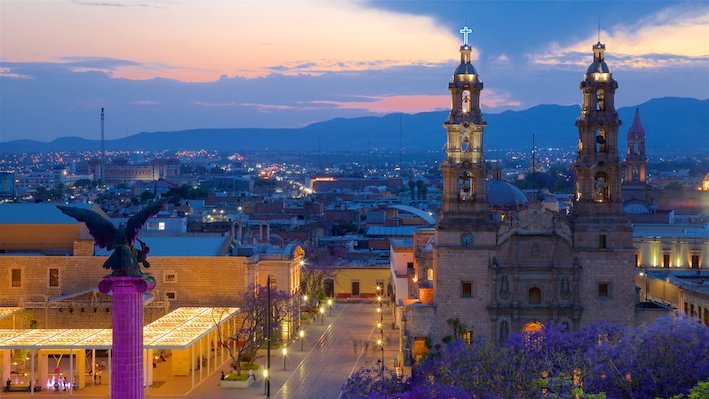
#> input picture data/Aguas.jpeg, 709 x 399 px, given in place of ojo.jpg, which was not available
$ jupyter execute --allow-errors A01794050.ipynb   (text cells are left out)
#> lines starting #> are read from the running program, lines starting #| are printed output that depends on the picture; pictures that were not available may be replaced by others from this repository, and a replacement may not be noted
[cell 1]
#Librerías
from matplotlib import image as mpimg
import matplotlib.pyplot as plt
import numpy as np
import cv2
from scipy import ndimage
from scipy import misc

[cell 2]
#img1 = mpimg.imread('/content/img1.jpg')
img1 = mpimg.imread('/content/ojo.jpg')
#> img1 is the input picture: shape (399, 709, 3); mean R, G, B 103.9, 102.2, 121.9
img2 = mpimg.imread('/content/blured.jpg')
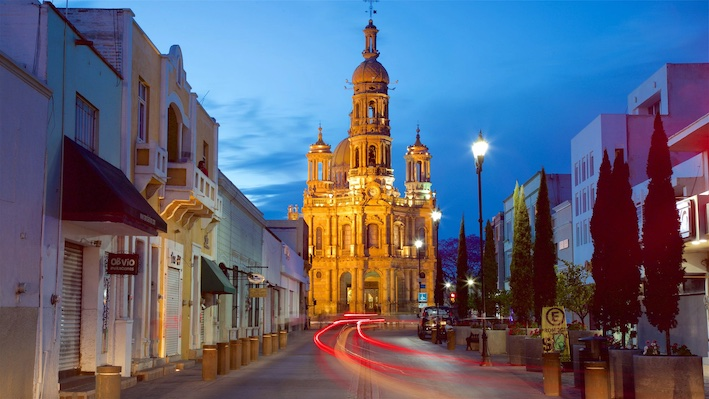
#> input picture data/Antonio.jpeg, 709 x 399 px, given in place of blured.jpg, which was not available
#> img2 is the input picture: shape (399, 709, 3); mean R, G, B 94.1, 98.3, 117.8
img3 = mpimg.imread('/content/noisy.JPG')

[cell 3]
img1_suav = ndimage.gaussian_filter(img1,sigma=3)
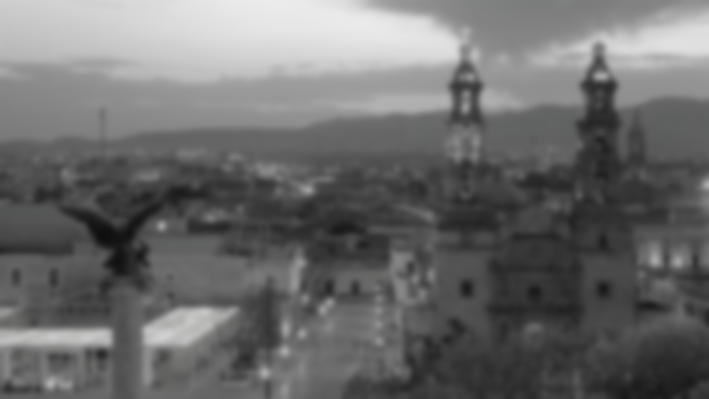
#> img1_suav: shape (399, 709, 3); mean R, G, B 107.8, 107.7, 107.9
img2_enfoque= img2 + 10 * (img2-ndimage.gaussian_filter(img2, 1))
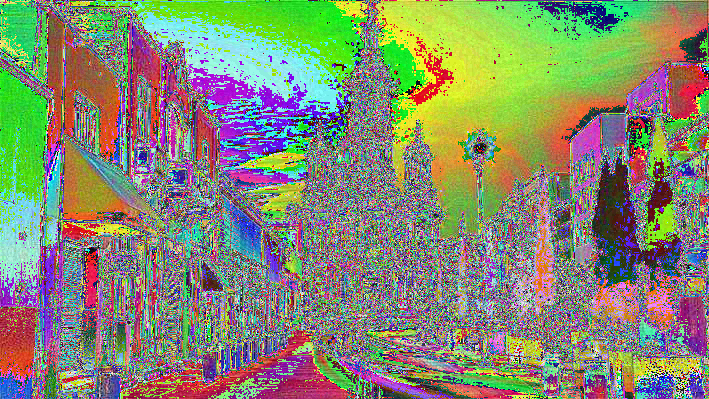
#> img2_enfoque: shape (399, 709, 3); mean R, G, B 132.8, 138.9, 112.2
img3_sinruido= ndimage.median_filter(img3,5)
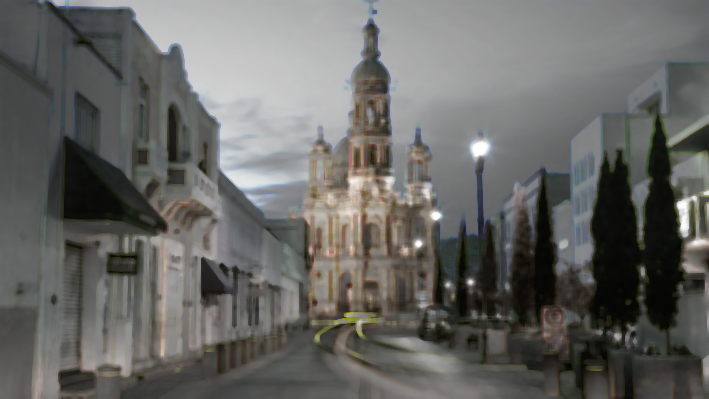
#> img3_sinruido: shape (399, 709, 3); mean R, G, B 103.4, 103.1, 100.5

[cell 4]
filas=3
columnas=2
fig = plt.figure(figsize=(15, 15))
fig.add_subplot(filas, columnas, 1)
plt.imshow(img1)
plt.title("Imagen Original")
fig.add_subplot(filas, columnas, 2)
plt.imshow(img1_suav)
plt.title("Desenfoque/suavizado")
fig.add_subplot(filas, columnas, 3)
plt.imshow(img2)
plt.title("Imagen Original")
fig.add_subplot(filas, columnas, 4)
plt.imshow(img2_enfoque)
plt.title("Enfoque")
fig.add_subplot(filas, columnas, 5)
plt.imshow(img3)
plt.title("Imagen Original")
fig.add_subplot(filas, columnas, 6)
plt.imshow(img3_sinruido)
plt.title("Reducción de Ruido")

[cell 5]
orig_img = cv2.imread('/content/mosca.jpg')
#> (the rest of this cell did not finish here and is left out)

[cell 6]
fig = plt.figure(figsize=(8, 8))

# Subplot for original image
a=fig.add_subplot(2,1,1)
#> (the rest of this cell did not finish here and is left out)

[cell 7]
img4 = mpimg.imread('/content/lagarto.JPG')
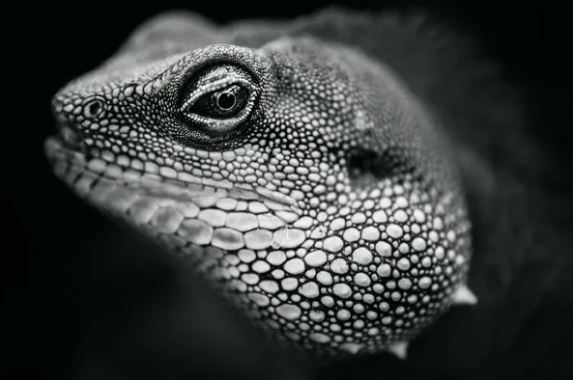
#> input picture lagarto.JPG, 573 x 380 px, found by its file name
#> img4 is the input picture: shape (380, 573, 3); mean R, G, B 56.6, 61.2, 57.6
gamma1 = np.power(img3/float(np.max(img4)), 1/1.5)
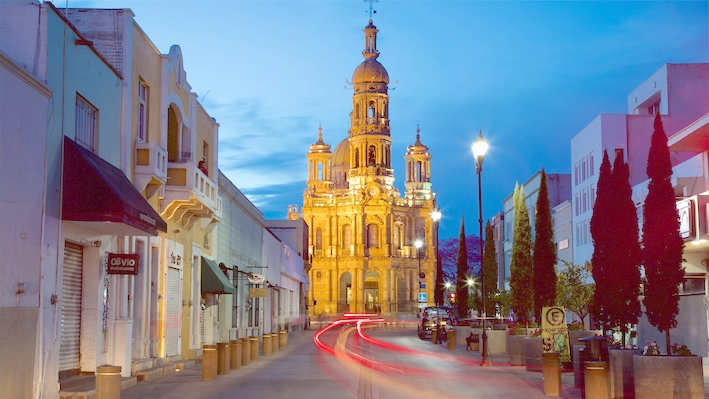
#> gamma1: shape (399, 709, 3) float64; mean R, G, B 0.498, 0.504, 0.56
gamma2 = np.power(img3/float(np.max(img4)), 1.5)
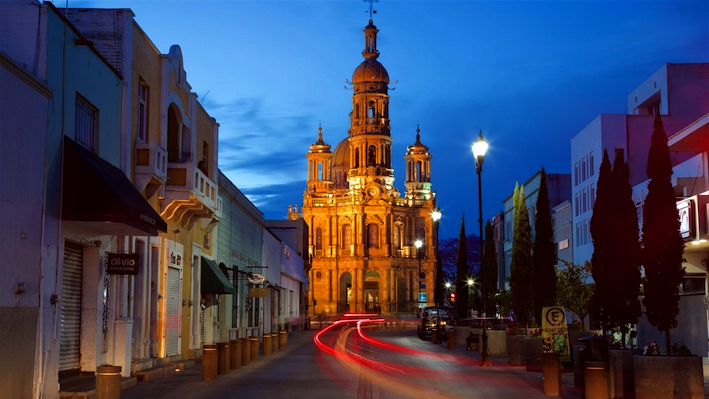
#> gamma2: shape (399, 709, 3) float64; mean R, G, B 0.248, 0.269, 0.369

[cell 8]
filas=3
columnas=1
fig = plt.figure(figsize=(15, 15))
fig.add_subplot(filas, columnas, 1)
plt.imshow(img4)
plt.title("Imagen Original")
fig.add_subplot(filas, columnas, 2)
plt.imshow(gamma1)
plt.title("Gamma = 1/1.5")
fig.add_subplot(filas, columnas, 3)
plt.imshow(gamma2)
plt.title("Gamma = 1.5")
